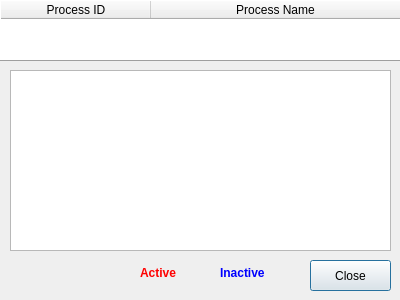
<?xml version="1.0" encoding="UTF-8"?>
<ui version="4.0">
 <class>ViewProcessor</class>
 <widget class="QDialog" name="ViewProcessor">
  <property name="geometry">
   <rect>
    <x>0</x>
    <y>0</y>
    <width>400</width>
    <height>300</height>
   </rect>
  </property>
  <property name="windowTitle">
   <string>View Processor</string>
  </property>
  <widget class="QGraphicsView" name="graph">
   <property name="geometry">
    <rect>
     <x>10</x>
     <y>70</y>
     <width>381</width>
     <height>181</height>
    </rect>
   </property>
   <property name="verticalScrollBarPolicy">
    <enum>Qt::ScrollBarAlwaysOff</enum>
   </property>
   <property name="horizontalScrollBarPolicy">
    <enum>Qt::ScrollBarAlwaysOff</enum>
   </property>
   <property name="sceneRect">
    <rectf>
     <x>-100.000000000000000</x>
     <y>-100.000000000000000</y>
     <width>200.000000000000000</width>
     <height>200.000000000000000</height>
    </rectf>
   </property>
  </widget>
  <widget class="QPushButton" name="closeButton">
   <property name="geometry">
    <rect>
     <x>310</x>
     <y>260</y>
     <width>81</width>
     <height>31</height>
    </rect>
   </property>
   <property name="text">
    <string>Close</string>
   </property>
  </widget>
  <widget class="QTableWidget" name="procTable">
   <property name="geometry">
    <rect>
     <x>0</x>
     <y>0</y>
     <width>401</width>
     <height>61</height>
    </rect>
   </property>
   <property name="frameShape">
    <enum>QFrame::Panel</enum>
   </property>
   <property name="frameShadow">
    <enum>QFrame::Raised</enum>
   </property>
   <property name="editTriggers">
    <set>QAbstractItemView::NoEditTriggers</set>
   </property>
   <property name="selectionMode">
    <enum>QAbstractItemView::NoSelection</enum>
   </property>
   <property name="showGrid">
    <bool>false</bool>
   </property>
   <attribute name="horizontalHeaderDefaultSectionSize">
    <number>150</number>
   </attribute>
   <attribute name="horizontalHeaderStretchLastSection">
    <bool>true</bool>
   </attribute>
   <attribute name="verticalHeaderVisible">
    <bool>false</bool>
   </attribute>
   <column>
    <property name="text">
     <string>Process ID</string>
    </property>
   </column>
   <column>
    <property name="text">
     <string>Process Name</string>
    </property>
   </column>
  </widget>
  <widget class="QLabel" name="timeLabel">
   <property name="geometry">
    <rect>
     <x>11</x>
     <y>263</y>
     <width>101</width>
     <height>20</height>
    </rect>
   </property>
   <property name="font">
    <font>
     <weight>75</weight>
     <bold>true</bold>
    </font>
   </property>
   <property name="text">
    <string/>
   </property>
  </widget>
  <widget class="QLabel" name="activeLabel">
   <property name="geometry">
    <rect>
     <x>140</x>
     <y>263</y>
     <width>52</width>
     <height>20</height>
    </rect>
   </property>
   <property name="font">
    <font>
     <weight>75</weight>
     <bold>true</bold>
    </font>
   </property>
   <property name="styleSheet">
    <string notr="true">color: #ff0000;</string>
   </property>
   <property name="text">
    <string>Active</string>
   </property>
  </widget>
  <widget class="QLabel" name="label">
   <property name="geometry">
    <rect>
     <x>220</x>
     <y>263</y>
     <width>81</width>
     <height>20</height>
    </rect>
   </property>
   <property name="font">
    <font>
     <weight>75</weight>
     <bold>true</bold>
    </font>
   </property>
   <property name="styleSheet">
    <string notr="true">color: #0000ff;</string>
   </property>
   <property name="text">
    <string>Inactive</string>
   </property>
  </widget>
 </widget>
 <resources/>
 <connections/>
</ui>
